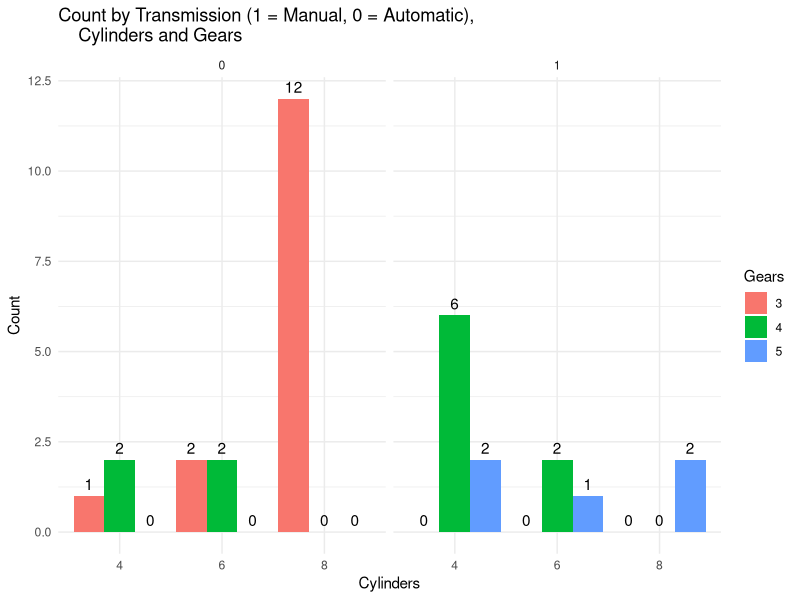
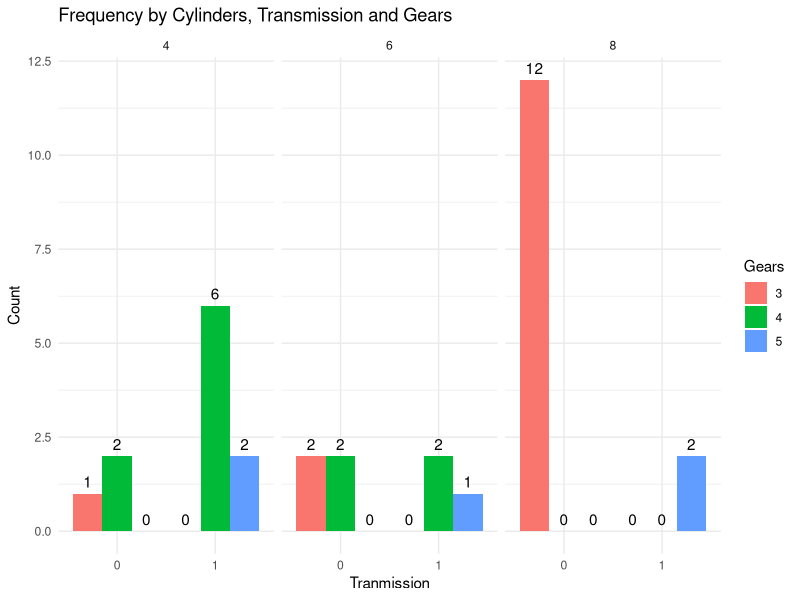
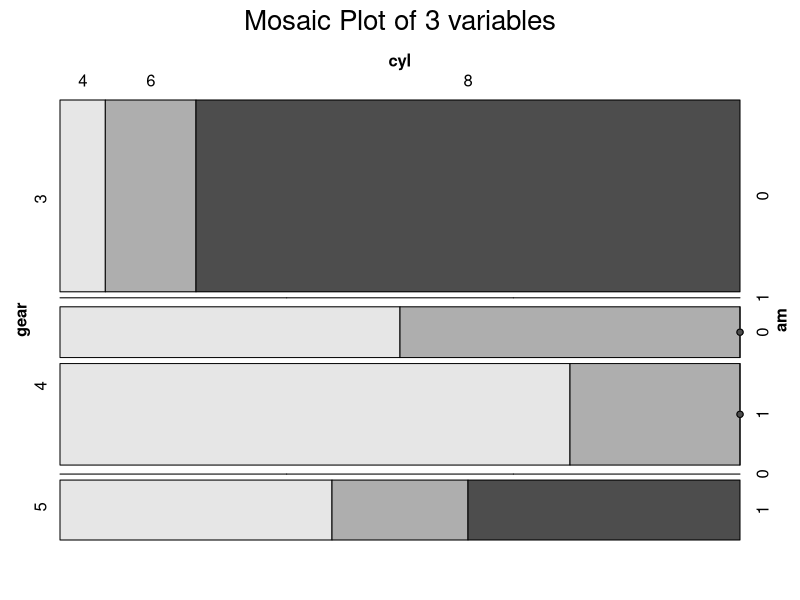
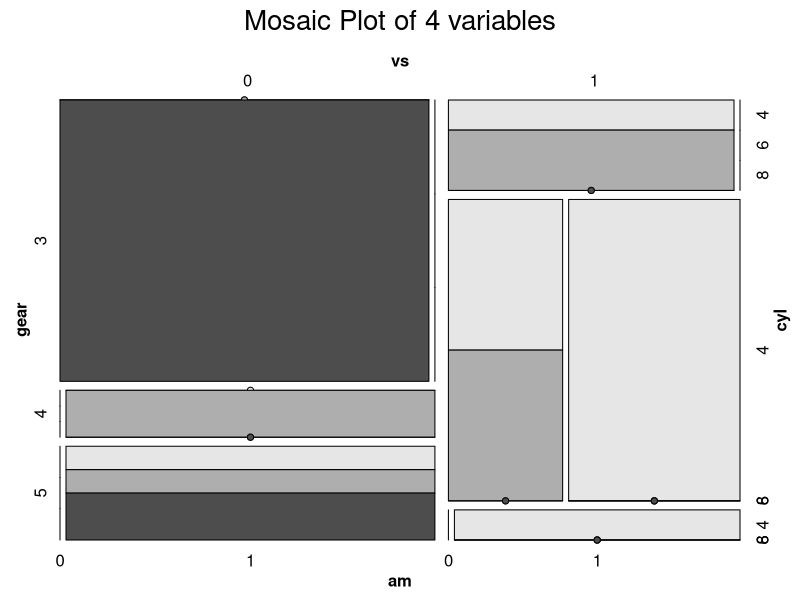

Write the R code that produced these figures, in order.
## ---- chunk 1
# Load the required libraries, suppressing annoying startup messages
library(dplyr, quietly = TRUE, warn.conflicts = FALSE)
library(tibble, quietly = TRUE, warn.conflicts = FALSE)
# Read the mtcars dataset into a tibble called tb
data(mtcars)
tb <- as_tibble(mtcars)

# Convert relevant columns into factor variables
tb$cyl <- as.factor(tb$cyl) # cyl = {4,6,8}, number of cylinders
tb$am <- as.factor(tb$am) # am = {0,1}, 0:automatic, 1: manual transmission
tb$vs <- as.factor(tb$vs) # vs = {0,1}, v-shaped engine, 0:no, 1:yes
tb$gear <- as.factor(tb$gear) # gear = {3,4,5}, number of gears

# Directly access the data columns of tb, without tb$mpg
attach(tb)
## ---- chunk 2
# Create a contingency table showing the frequencies of car counts 
# grouped by cylinder number ('cyl'), number of gears ('gear'), 
# and transmission type ('am').
table(cyl,
      gear,
      am)
## ---- chunk 3
# Create a contingency table with counts of cars grouped by 
# transmission ('am'), number of gears ('gear'), and cylinder ('cyl')
table(am,
      gear,
      cyl)
## ---- chunk 4
# Use xtabs to create a cross-tabulation of cylinder count ('cyl'), 
# gear count ('gear'), and transmission type ('am') 
xtabs(~ cyl + gear + am,
      data = tb)
## ---- chunk 5
# Create a flat contingency table using 'ftable' to display the relationship between 
# gear count ('gear'), cylinder count ('cyl'), and transmission type ('am') 
ftable(gear + cyl ~ am, 
       data = tb)
## ---- chunk 6
# Generate a flat contingency table displaying the relationship between 
# gear ('gear') and a combination of cylinder ('cyl') and transmission ('am') 
ftable(gear ~ cyl + am, 
       data = tb)
## ---- chunk 7
# Load necessary package
library(ggplot2)

# Create a table with count of each combination
count_df <- table(tb$cyl, 
                  tb$am, 
                  tb$gear)
# Convert table to a data frame for plotting
count_df <- as.data.frame.table(count_df)

# Rename columns for clarity
names(count_df) <- c("cyl", "am", "gear", "count")

# Create the plot using ggplot
ggplot(count_df, 
       aes(x=cyl, 
           y=count, 
           fill=gear)) +
  geom_bar(stat="identity", 
           position="dodge") +  # Use dodge position for side-by-side bars
  facet_grid(~am) +  # Create a facet for each transmission type
  labs(
    title = "Count by Transmission (1 = Manual, 0 = Automatic), 
    Cylinders and Gears", 
    x = "Cylinders",
    y = "Count",
    fill = "Gears"
  ) +
  # Add count labels to the bars
  geom_text(aes(label = count), 
            position = position_dodge(width = 0.9), 
            vjust = -0.5) +  # Vertically adjust text to sit above bars
  theme_minimal()  # Use a minimal theme for a clean look

## ---- chunk 8
# Load necessary package
library(ggplot2)

# Create a table with count of each combination
count_df <- table(tb$cyl, tb$am, tb$gear)

# Convert table to a data frame for plotting
count_df <- as.data.frame.table(count_df)

# Rename columns for better understanding
names(count_df) <- c("cyl", "am", "gear", "count")

# Create the plot using ggplot2
ggplot(count_df, aes(x=am, y=count, fill=gear)) +
  geom_bar(stat="identity", 
           position="dodge") +  
  # Use dodge to display separate bars for each gear type
  facet_grid(~cyl) +  
  # Facet by cylinder count for separate plots for each cylinder type
  labs(
    title = "Frequency by Cylinders, Transmission and Gears",  
    x = "Tranmission",  # X-axis label
    y = "Count",  # Y-axis label
    fill = "Gears"  # Legend title
  ) +
  # Add count labels to each bar for clarity
  geom_text(aes(label = count), 
            position = position_dodge(width = 0.9), 
            vjust = -0.5) +  # Adjust the position of the text labels
  theme_minimal()  # Use a minimal theme for a clean appearance

## ---- chunk 9
# Load necessary packages
library(vcd)

# Create a mosaic plot
vcd::mosaic(~gear+cyl+am, 
       data = tb, 
       main = "Mosaic Plot of 3 variables",  # Set the title 
       shade = TRUE,  # Apply shading to highlight differences
       highlighting = "cyl" )  # Highlight based on cylinders

## ---- chunk 10
# Create a flat contingency table with transmission ('am') and 
# cylinder ('cyl') against gear ('gear') and engine shape ('vs')
ftable(am + cyl ~ gear + vs,
       data = tb)
## ---- chunk 11
# Create a flat contingency table showing the relationship between 
# transmission ('am'), cylinder ('cyl'), and engine shape ('vs') 
# against the number of gears ('gear')
ftable(am + cyl + vs ~ gear,
       data = tb)
## ---- chunk 12
# Create a mosaic plot of cyl vs, gear, am
vcd::mosaic(~ cyl + vs + gear + am, 
            data = tb, 
            main = "Mosaic Plot of 4 variables",  # Title 
            shade = TRUE,  # Apply shading 
            highlighting = "cyl" )  # Highlight based on cylinder
